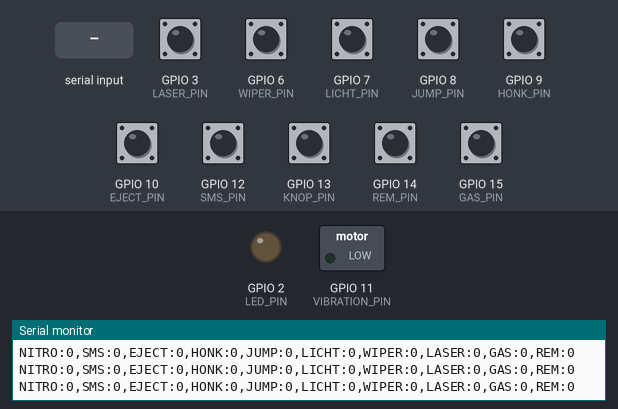
Bench run of a program on a simulated ESP32-S3. Shown: switched loads named in the program (green lamp = pin HIGH), output pins drawn as LEDs (lit = HIGH), the last lines printed to the serial monitor. Inputs (shaded band) come from the test bench; at power-on: GPIO 3 (LASER_PIN), GPIO 6 (WIPER_PIN), GPIO 7 (LICHT_PIN), GPIO 8 (JUMP_PIN), GPIO 9 (HONK_PIN), GPIO 10 (EJECT_PIN), GPIO 12 (SMS_PIN), GPIO 13 (KNOP_PIN), GPIO 14 (REM_PIN), GPIO 15 (GAS_PIN) HIGH.

Above: at 1.2 s.
1.3 s: GPIO 13 (KNOP_PIN) pulled LOW for 0.15 s
At 1.39 s:
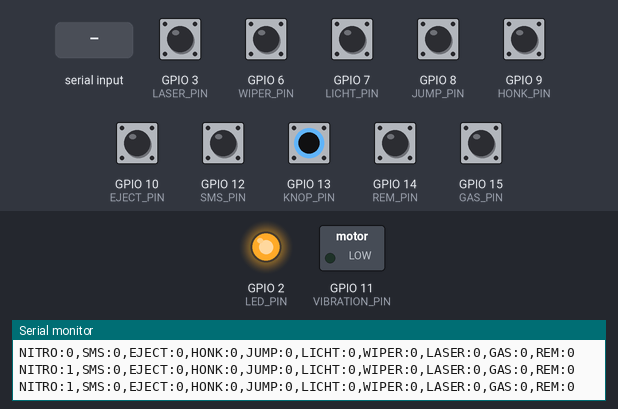
2.9 s: "VIBRATE\n" received over Serial
At 3.0 s:
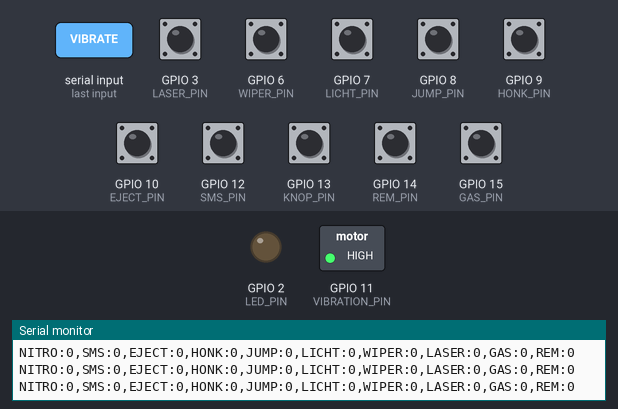
Timing chart, 0 to 5.9 s (numbered marks = the images above; inputs shaded):
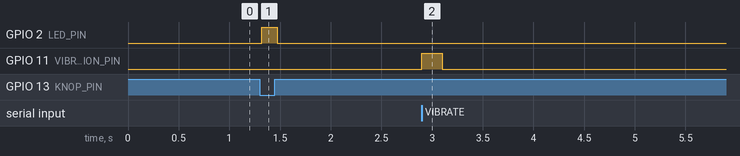

The program:

main.cpp
```cpp
#include <Arduino.h>

#define KNOP_PIN 13
#define LED_PIN 2
#define SMS_PIN 12
#define VIBRATION_PIN 11
#define EJECT_PIN 10
#define HONK_PIN 9
#define JUMP_PIN 8
#define LICHT_PIN 7
#define WIPER_PIN 6
#define LASER_PIN 3
#define GAS_PIN 15
#define REM_PIN 14

// Rotary encoder - later toevoegen
// #define CLK_PIN 4
// #define DT_PIN 5
// int stuurHoek = 0;
// int vorigeCLK;

// Non-blocking vibratie
unsigned long vibraatStartTijd = 0;
bool vibraatActief = false;
const int VIBRATIE_DUUR = 200;

// Timing
unsigned long vorigeTijd = 0;
const int INTERVAL = 50;

void setup() {
  Serial.begin(115200); // Sneller dan 9600!
  pinMode(KNOP_PIN, INPUT_PULLUP);
  pinMode(LED_PIN, OUTPUT);
  pinMode(SMS_PIN, INPUT_PULLUP);
  pinMode(VIBRATION_PIN, OUTPUT);
  pinMode(EJECT_PIN, INPUT_PULLUP);
  pinMode(HONK_PIN, INPUT_PULLUP);
  pinMode(JUMP_PIN, INPUT_PULLUP);
  pinMode(LICHT_PIN, INPUT_PULLUP);
  pinMode(WIPER_PIN, INPUT_PULLUP);
  pinMode(LASER_PIN, INPUT_PULLUP);
  pinMode(GAS_PIN, INPUT_PULLUP);
  pinMode(REM_PIN, INPUT_PULLUP);
}

void startVibratie() {
  digitalWrite(VIBRATION_PIN, HIGH);
  vibraatStartTijd = millis();
  vibraatActief = true;
}

void updateVibratie() {
  if (vibraatActief && millis() - vibraatStartTijd >= VIBRATIE_DUUR) {
    digitalWrite(VIBRATION_PIN, LOW);
    vibraatActief = false;
  }
}

void loop() {
  // Lees commando's van Unity
  while (Serial.available() > 0) {
    String commando = Serial.readStringUntil('\n');
    commando.trim();
    if (commando == "VIBRATE") {
      startVibratie();
    }
  }

  // Update vibratie non-blocking
  updateVibratie();

  // Stuur data elke 50ms
  unsigned long nu = millis();
  if (nu - vorigeTijd >= INTERVAL) {
    vorigeTijd = nu;

    bool nitro = !digitalRead(KNOP_PIN);
    bool sms = !digitalRead(SMS_PIN);
    bool eject = !digitalRead(EJECT_PIN);
    bool honk = !digitalRead(HONK_PIN);
    bool jump = !digitalRead(JUMP_PIN);
    bool licht = !digitalRead(LICHT_PIN);
    bool wiper = !digitalRead(WIPER_PIN);
    bool laser = !digitalRead(LASER_PIN);
    bool gas = !digitalRead(GAS_PIN);
    bool rem = !digitalRead(REM_PIN);

    digitalWrite(LED_PIN, nitro);

    Serial.print("NITRO:"); Serial.print(nitro);
    Serial.print(",SMS:"); Serial.print(sms);
    Serial.print(",EJECT:"); Serial.print(eject);
    Serial.print(",HONK:"); Serial.print(honk);
    Serial.print(",JUMP:"); Serial.print(jump);
    Serial.print(",LICHT:"); Serial.print(licht);
    Serial.print(",WIPER:"); Serial.print(wiper);
    Serial.print(",LASER:"); Serial.print(laser);
    Serial.print(",GAS:"); Serial.print(gas);
    Serial.print(",REM:"); Serial.println(rem);
  }
}
```

Measured:
- after the input at 1.3 s, GPIO 2 (LED_PIN): LOW → HIGH at once, → LOW 0.15 s later
- after the input at 2.9 s, GPIO 11 (VIBRATION_PIN): LOW → HIGH at once, → LOW 0.20 s later
